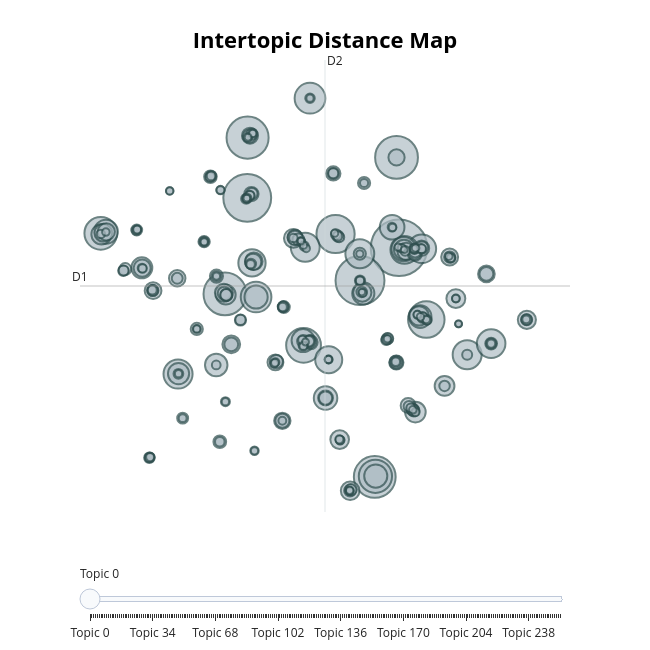

Notebook source saved alongside this figure:
### Markdown cell above
#### Visualisation

### Code cell
topic_model.visualize_topics()

### Figure 1 — Plotly figure (JSON) as saved in the notebook; plotly's stock layout.template omitted (floating-point values rounded to 4 significant figures; data arrays with more than 128 entries replaced by an {"elided": "..."} marker saying what was removed)
{"data": [{"customdata": {"elided": "256x3 mixed values"}, "hovertemplate": "<b>Topic %{customdata[0]}</b><br>%{customdata[1]}<br>Size: %{customdata[2]}", "legendgroup": "", "marker": {"color": "#B0BEC5", "size": {"elided": "256 int values"}, "sizemode": "area", "sizeref": 0.4194, "symbol": "circle", "line": {"color": "DarkSlateGrey", "width": 2}}, "mode": "markers", "name": "", "orientation": "v", "showlegend": false, "x": {"elided": "256 float values"}, "xaxis": "x", "y": {"elided": "256 float values"}, "yaxis": "y", "type": "scatter"}], "layout": {"xaxis": {"anchor": "y", "domain": [0.0, 1.0], "title": {"text": ""}, "visible": false, "range": [-12.89, 26.75]}, "yaxis": {"anchor": "x", "domain": [0.0, 1.0], "title": {"text": ""}, "visible": false, "range": [-14.29, 26.36]}, "legend": {"tracegroupgap": 0, "itemsizing": "constant"}, "margin": {"t": 60}, "title": {"font": {"size": 22, "color": "Black"}, "text": "<b>Intertopic Distance Map</b>", "y": 0.95, "x": 0.5, "xanchor": "center", "yanchor": "top"}, "hoverlabel": {"font": {"size": 16, "family": "Rockwell"}, "bgcolor": "white"}, "width": 650, "height": 650, "sliders": [{"active": 0, "pad": {"t": 50}, "steps": [{"args": [{"marker.color": {"elided": "1x256 str values"}}], "label": "Topic 0", "method": "update"}, {"args": [{"marker.color": {"elided": "1x256 str values"}}], "label": "Topic 1", "method": "update"}, {"args": [{"marker.color": {"elided": "1x256 str values"}}], "label": "Topic 2", "method": "update"}, {"args": [{"marker.color": {"elided": "1x256 str values"}}], "label": "Topic 3", "method": "update"}, {"args": [{"marker.color": {"elided": "1x256 str values"}}], "label": "Topic 4", "method": "update"}, {"args": [{"marker.color": {"elided": "1x256 str values"}}], "label": "Topic 5", "method": "update"}, {"args": [{"marker.color": {"elided": "1x256 str values"}}], "label": "Topic 6", "method": "update"}, {"args": [{"marker.color": {"elided": "1x256 str values"}}], "label": "Topic 7", "method": "update"}, {"args": [{"marker.color": {"elided": "1x256 str values"}}], "label": "Topic 8", "method": "update"}, {"args": [{"marker.color": {"elided": "1x256 str values"}}], "label": "Topic 9", "method": "update"}, {"args": [{"marker.color": {"elided": "1x256 str values"}}], "label": "Topic 10", "method": "update"}, {"args": [{"marker.color": {"elided": "1x256 str values"}}], "label": "Topic 11", "method": "update"}, {"args": [{"marker.color": {"elided": "1x256 str values"}}], "label": "Topic 12", "method": "update"}, {"args": [{"marker.color": {"elided": "1x256 str values"}}], "label": "Topic 13", "method": "update"}, {"args": [{"marker.color": {"elided": "1x256 str values"}}], "label": "Topic 14", "method": "update"}, {"args": [{"marker.color": {"elided": "1x256 str values"}}], "label": "Topic 15", "method": "update"}, {"args": [{"marker.color": {"elided": "1x256 str values"}}], "label": "Topic 16", "method": "update"}, {"args": [{"marker.color": {"elided": "1x256 str values"}}], "label": "Topic 17", "method": "update"}, {"args": [{"marker.color": {"elided": "1x256 str values"}}], "label": "Topic 18", "method": "update"}, {"args": [{"marker.color": {"elided": "1x256 str values"}}], "label": "Topic 19", "method": "update"}, {"args": [{"marker.color": {"elided": "1x256 str values"}}], "label": "Topic 20", "method": "update"}, {"args": [{"marker.color": {"elided": "1x256 str values"}}], "label": "Topic 21", "method": "update"}, {"args": [{"marker.color": {"elided": "1x256 str values"}}], "label": "Topic 22", "method": "update"}, {"args": [{"marker.color": {"elided": "1x256 str values"}}], "label": "Topic 23", "method": "update"}, {"args": [{"marker.color": {"elided": "1x256 str values"}}], "label": "Topic 24", "method": "update"}, {"args": [{"marker.color": {"elided": "1x256 str values"}}], "label": "Topic 25", "method": "update"}, {"args": [{"marker.color": {"elided": "1x256 str values"}}], "label": "Topic 26", "method": "update"}, {"args": [{"marker.color": {"elided": "1x256 str values"}}], "label": "Topic 27", "method": "update"}, {"args": [{"marker.color": {"elided": "1x256 str values"}}], "label": "Topic 28", "method": "update"}, {"args": [{"marker.color": {"elided": "1x256 str values"}}], "label": "Topic 29", "method": "update"}, {"args": [{"marker.color": {"elided": "1x256 str values"}}], "label": "Topic 30", "method": "update"}, {"args": [{"marker.color": {"elided": "1x256 str values"}}], "label": "Topic 31", "method": "update"}, {"args": [{"marker.color": {"elided": "1x256 str values"}}], "label": "Topic 32", "method": "update"}, {"args": [{"marker.color": {"elided": "1x256 str values"}}], "label": "Topic 33", "method": "update"}, {"args": [{"marker.color": {"elided": "1x256 str values"}}], "label": "Topic 34", "method": "update"}, {"args": [{"marker.color": {"elided": "1x256 str values"}}], "label": "Topic 35", "method": "update"}, {"args": [{"marker.color": {"elided": "1x256 str values"}}], "label": "Topic 36", "method": "update"}, {"args": [{"marker.color": {"elided": "1x256 str values"}}], "label": "Topic 37", "method": "update"}, {"args": [{"marker.color": {"elided": "1x256 str values"}}], "label": "Topic 38", "method": "update"}, {"args": [{"marker.color": {"elided": "1x256 str values"}}], "label": "Topic 39", "method": "update"}, {"args": [{"marker.color": {"elided": "1x256 str values"}}], "label": "Topic 40", "method": "update"}, {"args": [{"marker.color": {"elided": "1x256 str values"}}], "label": "Topic 41", "method": "update"}, {"args": [{"marker.color": {"elided": "1x256 str values"}}], "label": "Topic 42", "method": "update"}, {"args": [{"marker.color": {"elided": "1x256 str values"}}], "label": "Topic 43", "method": "update"}, {"args": [{"marker.color": {"elided": "1x256 str values"}}], "label": "Topic 44", "method": "update"}, {"args": [{"marker.color": {"elided": "1x256 str values"}}], "label": "Topic 45", "method": "update"}, {"args": [{"marker.color": {"elided": "1x256 str values"}}], "label": "Topic 46", "method": "update"}, {"args": [{"marker.color": {"elided": "1x256 str values"}}], "label": "Topic 47", "method": "update"}, {"args": [{"marker.color": {"elided": "1x256 str values"}}], "label": "Topic 48", "method": "update"}, {"args": [{"marker.color": {"elided": "1x256 str values"}}], "label": "Topic 49", "method": "update"}, {"args": [{"marker.color": {"elided": "1x256 str values"}}], "label": "Topic 50", "method": "update"}, {"args": [{"marker.color": {"elided": "1x256 str values"}}], "label": "Topic 51", "method": "update"}, {"args": [{"marker.color": {"elided": "1x256 str values"}}], "label": "Topic 52", "method": "update"}, {"args": [{"marker.color": {"elided": "1x256 str values"}}], "label": "Topic 53", "method": "update"}, {"args": [{"marker.color": {"elided": "1x256 str values"}}], "label": "Topic 54", "method": "update"}, {"args": [{"marker.color": {"elided": "1x256 str values"}}], "label": "Topic 55", "method": "update"}, {"args": [{"marker.color": {"elided": "1x256 str values"}}], "label": "Topic 56", "method": "update"}, {"args": [{"marker.color": {"elided": "1x256 str values"}}], "label": "Topic 57", "method": "update"}, {"args": [{"marker.color": {"elided": "1x256 str values"}}], "label": "Topic 58", "method": "update"}, {"args": [{"marker.color": {"elided": "1x256 str values"}}], "label": "Topic 59", "method": "update"}, {"args": [{"marker.color": {"elided": "1x256 str values"}}], "label": "Topic 60", "method": "update"}, {"args": [{"marker.color": {"elided": "1x256 str values"}}], "label": "Topic 61", "method": "update"}, {"args": [{"marker.color": {"elided": "1x256 str values"}}], "label": "Topic 62", "method": "update"}, {"args": [{"marker.color": {"elided": "1x256 str values"}}], "label": "Topic 63", "method": "update"}, {"args": [{"marker.color": {"elided": "1x256 str values"}}], "label": "Topic 64", "method": "update"}, {"args": [{"marker.color": {"elided": "1x256 str values"}}], "label": "Topic 65", "method": "update"}, {"args": [{"marker.color": {"elided": "1x256 str values"}}], "label": "Topic 66", "method": "update"}, {"args": [{"marker.color": {"elided": "1x256 str values"}}], "label": "Topic 67", "method": "update"}, {"args": [{"marker.color": {"elided": "1x256 str values"}}], "label": "Topic 68", "method": "update"}, {"args": [{"marker.color": {"elided": "1x256 str values"}}], "label": "Topic 69", "method": "update"}, {"args": [{"marker.color": {"elided": "1x256 str values"}}], "label": "Topic 70", "method": "update"}, {"args": [{"marker.color": {"elided": "1x256 str values"}}], "label": "Topic 71", "method": "update"}, {"args": [{"marker.color": {"elided": "1x256 str values"}}], "label": "Topic 72", "method": "update"}, {"args": [{"marker.color": {"elided": "1x256 str values"}}], "label": "Topic 73", "method": "update"}, {"args": [{"marker.color": {"elided": "1x256 str values"}}], "label": "Topic 74", "method": "update"}, {"args": [{"marker.color": {"elided": "1x256 str values"}}], "label": "Topic 75", "method": "update"}, {"args": [{"marker.color": {"elided": "1x256 str values"}}], "label": "Topic 76", "method": "update"}, {"args": [{"marker.color": {"elided": "1x256 str values"}}], "label": "Topic 77", "method": "update"}, {"args": [{"marker.color": {"elided": "1x256 str values"}}], "label": "Topic 78", "method": "update"}, {"args": [{"marker.color": {"elided": "1x256 str values"}}], "label": "Topic 79", "method": "update"}, {"args": [{"marker.color": {"elided": "1x256 str values"}}], "label": "Topic 80", "method": "update"}, {"args": [{"marker.color": {"elided": "1x256 str values"}}], "label": "Topic 81", "method": "update"}, {"args": [{"marker.color": {"elided": "1x256 str values"}}], "label": "Topic 82", "method": "update"}, {"args": [{"marker.color": {"elided": "1x256 str values"}}], "label": "Topic 83", "method": "update"}, {"args": [{"marker.color": {"elided": "1x256 str values"}}], "label": "Topic 84", "method": "update"}, {"args": [{"marker.color": {"elided": "1x256 str values"}}], "label": "Topic 85", "method": "update"}, {"args": [{"marker.color": {"elided": "1x256 str values"}}], "label": "Topic 86", "method": "update"}, {"args": [{"marker.color": {"elided": "1x256 str values"}}], "label": "Topic 87", "method": "update"}, {"args": [{"marker.color": {"elided": "1x256 str values"}}], "label": "Topic 88", "method": "update"}, {"args": [{"marker.color": {"elided": "1x256 str values"}}], "label": "Topic 89", "method": "update"}, {"args": [{"marker.color": {"elided": "1x256 str values"}}], "label": "Topic 90", "method": "update"}, {"args": [{"marker.color": {"elided": "1x256 str values"}}], "label": "Topic 91", "method": "update"}, {"args": [{"marker.color": {"elided": "1x256 str values"}}], "label": "Topic 92", "method": "update"}, {"args": [{"marker.color": {"elided": "1x256 str values"}}], "label": "Topic 93", "method": "update"}, {"args": [{"marker.color": {"elided": "1x256 str values"}}], "label": "Topic 94", "method": "update"}, {"args": [{"marker.color": {"elided": "1x256 str values"}}], "label": "Topic 95", "method": "update"}, {"args": [{"marker.color": {"elided": "1x256 str values"}}], "label": "Topic 96", "method": "update"}, {"args": [{"marker.color": {"elided": "1x256 str values"}}], "label": "Topic 97", "method": "update"}, {"args": [{"marker.color": {"elided": "1x256 str values"}}], "label": "Topic 98", "method": "update"}, {"args": [{"marker.color": {"elided": "1x256 str values"}}], "label": "Topic 99", "method": "update"}, {"args": [{"marker.color": {"elided": "1x256 str values"}}], "label": "Topic 100", "method": "update"}, {"args": [{"marker.color": {"elided": "1x256 str values"}}], "label": "Topic 101", "method": "update"}, {"args": [{"marker.color": {"elided": "1x256 str values"}}], "label": "Topic 102", "method": "update"}, {"args": [{"marker.color": {"elided": "1x256 str values"}}], "label": "Topic 103", "method": "update"}, {"args": [{"marker.color": {"elided": "1x256 str values"}}], "label": "Topic 104", "method": "update"}, {"args": [{"marker.color": {"elided": "1x256 str values"}}], "label": "Topic 105", "method": "update"}, {"args": [{"marker.color": {"elided": "1x256 str values"}}], "label": "Topic 106", "method": "update"}, {"args": [{"marker.color": {"elided": "1x256 str values"}}], "label": "Topic 107", "method": "update"}, {"args": [{"marker.color": {"elided": "1x256 str values"}}], "label": "Topic 108", "method": "update"}, {"args": [{"marker.color": {"elided": "1x256 str values"}}], "label": "Topic 109", "method": "update"}, {"args": [{"marker.color": {"elided": "1x256 str values"}}], "label": "Topic 110", "method": "update"}, {"args": [{"marker.color": {"elided": "1x256 str values"}}], "label": "Topic 111", "method": "update"}, {"args": [{"marker.color": {"elided": "1x256 str values"}}], "label": "Topic 112", "method": "update"}, {"args": [{"marker.color": {"elided": "1x256 str values"}}], "label": "Topic 113", "method": "update"}, {"args": [{"marker.color": {"elided": "1x256 str values"}}], "label": "Topic 114", "method": "update"}, {"args": [{"marker.color": {"elided": "1x256 str values"}}], "label": "Topic 115", "method": "update"}, {"args": [{"marker.color": {"elided": "1x256 str values"}}], "label": "Topic 116", "method": "update"}, {"args": [{"marker.color": {"elided": "1x256 str values"}}], "label": "Topic 117", "method": "update"}, {"args": [{"marker.color": {"elided": "1x256 str values"}}], "label": "Topic 118", "method": "update"}, {"args": [{"marker.color": {"elided": "1x256 str values"}}], "label": "Topic 119", "method": "update"}, {"args": [{"marker.color": {"elided": "1x256 str values"}}], "label": "Topic 120", "method": "update"}, {"args": [{"marker.color": {"elided": "1x256 str values"}}], "label": "Topic 121", "method": "update"}, {"args": [{"marker.color": {"elided": "1x256 str values"}}], "label": "Topic 122", "method": "update"}, {"args": [{"marker.color": {"elided": "1x256 str values"}}], "label": "Topic 123", "method": "update"}, {"args": [{"marker.color": {"elided": "1x256 str values"}}], "label": "Topic 124", "method": "update"}, {"args": [{"marker.color": {"elided": "1x256 str values"}}], "label": "Topic 125", "method": "update"}, {"args": [{"marker.color": {"elided": "1x256 str values"}}], "label": "Topic 126", "method": "update"}, {"args": [{"marker.color": {"elided": "1x256 str values"}}], "label": "Topic 127", "method": "update"}, {"args": [{"marker.color": {"elided": "1x256 str values"}}], "label": "Topic 128", "method": "update"}, {"args": [{"marker.color": {"elided": "1x256 str values"}}], "label": "Topic 129", "method": "update"}, {"args": [{"marker.color": {"elided": "1x256 str values"}}], "label": "Topic 130", "method": "update"}, {"args": [{"marker.color": {"elided": "1x256 str values"}}], "label": "Topic 131", "method": "update"}, {"args": [{"marker.color": {"elided": "1x256 str values"}}], "label": "Topic 132", "method": "update"}, {"args": [{"marker.color": {"elided": "1x256 str values"}}], "label": "Topic 133", "method": "update"}, {"args": [{"marker.color": {"elided": "1x256 str values"}}], "label": "Topic 134", "method": "update"}, {"args": [{"marker.color": {"elided": "1x256 str values"}}], "label": "Topic 135", "method": "update"}, {"args": [{"marker.color": {"elided": "1x256 str values"}}], "label": "Topic 136", "method": "update"}, {"args": [{"marker.color": {"elided": "1x256 str values"}}], "label": "Topic 137", "method": "update"}, {"args": [{"marker.color": {"elided": "1x256 str values"}}], "label": "Topic 138", "method": "update"}, {"args": [{"marker.color": {"elided": "1x256 str values"}}], "label": "Topic 139", "method": "update"}, {"args": [{"marker.color": {"elided": "1x256 str values"}}], "label": "Topic 140", "method": "update"}, {"args": [{"marker.color": {"elided": "1x256 str values"}}], "label": "Topic 141", "method": "update"}, {"args": [{"marker.color": {"elided": "1x256 str values"}}], "label": "Topic 142", "method": "update"}, {"args": [{"marker.color": {"elided": "1x256 str values"}}], "label": "Topic 143", "method": "update"}, {"args": [{"marker.color": {"elided": "1x256 str values"}}], "label": "Topic 144", "method": "update"}, {"args": [{"marker.color": {"elided": "1x256 str values"}}], "label": "Topic 145", "method": "update"}, {"args": [{"marker.color": {"elided": "1x256 str values"}}], "label": "Topic 146", "method": "update"}, {"args": [{"marker.color": {"elided": "1x256 str values"}}], "label": "Topic 147", "method": "update"}, {"args": [{"marker.color": {"elided": "1x256 str values"}}], "label": "Topic 148", "method": "update"}, {"args": [{"marker.color": {"elided": "1x256 str values"}}], "label": "Topic 149", "method": "update"}, {"args": [{"marker.color": {"elided": "1x256 str values"}}], "label": "Topic 150", "method": "update"}, {"args": [{"marker.color": {"elided": "1x256 str values"}}], "label": "Topic 151", "method": "update"}, {"args": [{"marker.color": {"elided": "1x256 str values"}}], "label": "Topic 152", "method": "update"}, {"args": [{"marker.color": {"elided": "1x256 str values"}}], "label": "Topic 153", "method": "update"}, {"args": [{"marker.color": {"elided": "1x256 str values"}}], "label": "Topic 154", "method": "update"}, {"args": [{"marker.color": {"elided": "1x256 str values"}}], "label": "Topic 155", "method": "update"}, {"args": [{"marker.color": {"elided": "1x256 str values"}}], "label": "Topic 156", "method": "update"}, {"args": [{"marker.color": {"elided": "1x256 str values"}}], "label": "Topic 157", "method": "update"}, {"args": [{"marker.color": {"elided": "1x256 str values"}}], "label": "Topic 158", "method": "update"}, {"args": [{"marker.color": {"elided": "1x256 str values"}}], "label": "Topic 159", "method": "update"}, {"args": [{"marker.color": {"elided": "1x256 str values"}}], "label": "Topic 160", "method": "update"}, {"args": [{"marker.color": {"elided": "1x256 str values"}}], "label": "Topic 161", "method": "update"}, {"args": [{"marker.color": {"elided": "1x256 str values"}}], "label": "Topic 162", "method": "update"}, {"args": [{"marker.color": {"elided": "1x256 str values"}}], "label": "Topic 163", "method": "update"}, {"args": [{"marker.color": {"elided": "1x256 str values"}}], "label": "Topic 164", "method": "update"}, {"args": [{"marker.color": {"elided": "1x256 str values"}}], "label": "Topic 165", "method": "update"}, {"args": [{"marker.color": {"elided": "1x256 str values"}}], "label": "Topic 166", "method": "update"}, {"args": [{"marker.color": {"elided": "1x256 str values"}}], "label": "Topic 167", "method": "update"}, {"args": [{"marker.color": {"elided": "1x256 str values"}}], "label": "Topic 168", "method": "update"}, {"args": [{"marker.color": {"elided": "1x256 str values"}}], "label": "Topic 169", "method": "update"}, {"args": [{"marker.color": {"elided": "1x256 str values"}}], "label": "Topic 170", "method": "update"}, {"args": [{"marker.color": {"elided": "1x256 str values"}}], "label": "Topic 171", "method": "update"}, {"args": [{"marker.color": {"elided": "1x256 str values"}}], "label": "Topic 172", "method": "update"}, {"args": [{"marker.color": {"elided": "1x256 str values"}}], "label": "Topic 173", "method": "update"}, {"args": [{"marker.color": {"elided": "1x256 str values"}}], "label": "Topic 174", "method": "update"}, {"args": [{"marker.color": {"elided": "1x256 str values"}}], "label": "Topic 175", "method": "update"}, {"args": [{"marker.color": {"elided": "1x256 str values"}}], "label": "Topic 176", "method": "update"}, {"args": [{"marker.color": {"elided": "1x256 str values"}}], "label": "Topic 177", "method": "update"}, {"args": [{"marker.color": {"elided": "1x256 str values"}}], "label": "Topic 178", "method": "update"}, {"args": [{"marker.color": {"elided": "1x256 str values"}}], "label": "Topic 179", "method": "update"}, {"args": [{"marker.color": {"elided": "1x256 str values"}}], "label": "Topic 180", "method": "update"}, {"args": [{"marker.color": {"elided": "1x256 str values"}}], "label": "Topic 181", "method": "update"}, {"args": [{"marker.color": {"elided": "1x256 str values"}}], "label": "Topic 182", "method": "update"}, {"args": [{"marker.color": {"elided": "1x256 str values"}}], "label": "Topic 183", "method": "update"}, {"args": [{"marker.color": {"elided": "1x256 str values"}}], "label": "Topic 184", "method": "update"}, {"args": [{"marker.color": {"elided": "1x256 str values"}}], "label": "Topic 185", "method": "update"}, {"args": [{"marker.color": {"elided": "1x256 str values"}}], "label": "Topic 186", "method": "update"}, {"args": [{"marker.color": {"elided": "1x256 str values"}}], "label": "Topic 187", "method": "update"}, {"args": [{"marker.color": {"elided": "1x256 str values"}}], "label": "Topic 188", "method": "update"}, {"args": [{"marker.color": {"elided": "1x256 str values"}}], "label": "Topic 189", "method": "update"}, {"args": [{"marker.color": {"elided": "1x256 str values"}}], "label": "Topic 190", "method": "update"}, {"args": [{"marker.color": {"elided": "1x256 str values"}}], "label": "Topic 191", "method": "update"}, {"args": [{"marker.color": {"elided": "1x256 str values"}}], "label": "Topic 192", "method": "update"}, {"args": [{"marker.color": {"elided": "1x256 str values"}}], "label": "Topic 193", "method": "update"}, {"args": [{"marker.color": {"elided": "1x256 str values"}}], "label": "Topic 194", "method": "update"}, {"args": [{"marker.color": {"elided": "1x256 str values"}}], "label": "Topic 195", "method": "update"}, {"args": [{"marker.color": {"elided": "1x256 str values"}}], "label": "Topic 196", "method": "update"}, {"args": [{"marker.color": {"elided": "1x256 str values"}}], "label": "Topic 197", "method": "update"}, {"args": [{"marker.color": {"elided": "1x256 str values"}}], "label": "Topic 198", "method": "update"}, {"args": [{"marker.color": {"elided": "1x256 str values"}}], "label": "Topic 199", "method": "update"}, {"args": [{"marker.color": {"elided": "1x256 str values"}}], "label": "Topic 200", "method": "update"}, {"args": [{"marker.color": {"elided": "1x256 str values"}}], "label": "Topic 201", "method": "update"}, {"args": [{"marker.color": {"elided": "1x256 str values"}}], "label": "Topic 202", "method": "update"}, {"args": [{"marker.color": {"elided": "1x256 str values"}}], "label": "Topic 203", "method": "update"}, {"args": [{"marker.color": {"elided": "1x256 str values"}}], "label": "Topic 204", "method": "update"}, {"args": [{"marker.color": {"elided": "1x256 str values"}}], "label": "Topic 205", "method": "update"}, {"args": [{"marker.color": {"elided": "1x256 str values"}}], "label": "Topic 206", "method": "update"}, {"args": [{"marker.color": {"elided": "1x256 str values"}}], "label": "Topic 207", "method": "update"}, {"args": [{"marker.color": {"elided": "1x256 str values"}}], "label": "Topic 208", "method": "update"}, {"args": [{"marker.color": {"elided": "1x256 str values"}}], "label": "Topic 209", "method": "update"}, {"args": [{"marker.color": {"elided": "1x256 str values"}}], "label": "Topic 210", "method": "update"}, {"args": [{"marker.color": {"elided": "1x256 str values"}}], "label": "Topic 211", "method": "update"}, {"args": [{"marker.color": {"elided": "1x256 str values"}}], "label": "Topic 212", "method": "update"}, {"args": [{"marker.color": {"elided": "1x256 str values"}}], "label": "Topic 213", "method": "update"}, {"args": [{"marker.color": {"elided": "1x256 str values"}}], "label": "Topic 214", "method": "update"}, {"args": [{"marker.color": {"elided": "1x256 str values"}}], "label": "Topic 215", "method": "update"}, {"args": [{"marker.color": {"elided": "1x256 str values"}}], "label": "Topic 216", "method": "update"}, {"args": [{"marker.color": {"elided": "1x256 str values"}}], "label": "Topic 217", "method": "update"}, {"args": [{"marker.color": {"elided": "1x256 str values"}}], "label": "Topic 218", "method": "update"}, {"args": [{"marker.color": {"elided": "1x256 str values"}}], "label": "Topic 219", "method": "update"}, {"args": [{"marker.color": {"elided": "1x256 str values"}}], "label": "Topic 220", "method": "update"}, {"args": [{"marker.color": {"elided": "1x256 str values"}}], "label": "Topic 221", "method": "update"}, {"args": [{"marker.color": {"elided": "1x256 str values"}}], "label": "Topic 222", "method": "update"}, {"args": [{"marker.color": {"elided": "1x256 str values"}}], "label": "Topic 223", "method": "update"}, {"args": [{"marker.color": {"elided": "1x256 str values"}}], "label": "Topic 224", "method": "update"}, {"args": [{"marker.color": {"elided": "1x256 str values"}}], "label": "Topic 225", "method": "update"}, {"args": [{"marker.color": {"elided": "1x256 str values"}}], "label": "Topic 226", "method": "update"}, {"args": [{"marker.color": {"elided": "1x256 str values"}}], "label": "Topic 227", "method": "update"}, {"args": [{"marker.color": {"elided": "1x256 str values"}}], "label": "Topic 228", "method": "update"}, {"args": [{"marker.color": {"elided": "1x256 str values"}}], "label": "Topic 229", "method": "update"}, {"args": [{"marker.color": {"elided": "1x256 str values"}}], "label": "Topic 230", "method": "update"}, {"args": [{"marker.color": {"elided": "1x256 str values"}}], "label": "Topic 231", "method": "update"}, {"args": [{"marker.color": {"elided": "1x256 str values"}}], "label": "Topic 232", "method": "update"}, {"args": [{"marker.color": {"elided": "1x256 str values"}}], "label": "Topic 233", "method": "update"}, {"args": [{"marker.color": {"elided": "1x256 str values"}}], "label": "Topic 234", "method": "update"}, {"args": [{"marker.color": {"elided": "1x256 str values"}}], "label": "Topic 235", "method": "update"}, {"args": [{"marker.color": {"elided": "1x256 str values"}}], "label": "Topic 236", "method": "update"}, {"args": [{"marker.color": {"elided": "1x256 str values"}}], "label": "Topic 237", "method": "update"}, {"args": [{"marker.color": {"elided": "1x256 str values"}}], "label": "Topic 238", "method": "update"}, {"args": [{"marker.color": {"elided": "1x256 str values"}}], "label": "Topic 239", "method": "update"}, {"args": [{"marker.color": {"elided": "1x256 str values"}}], "label": "Topic 240", "method": "update"}, {"args": [{"marker.color": {"elided": "1x256 str values"}}], "label": "Topic 241", "method": "update"}, {"args": [{"marker.color": {"elided": "1x256 str values"}}], "label": "Topic 242", "method": "update"}, {"args": [{"marker.color": {"elided": "1x256 str values"}}], "label": "Topic 243", "method": "update"}, {"args": [{"marker.color": {"elided": "1x256 str values"}}], "label": "Topic 244", "method": "update"}, {"args": [{"marker.color": {"elided": "1x256 str values"}}], "label": "Topic 245", "method": "update"}, {"args": [{"marker.color": {"elided": "1x256 str values"}}], "label": "Topic 246", "method": "update"}, {"args": [{"marker.color": {"elided": "1x256 str values"}}], "label": "Topic 247", "method": "update"}, {"args": [{"marker.color": {"elided": "1x256 str values"}}], "label": "Topic 248", "method": "update"}, {"args": [{"marker.color": {"elided": "1x256 str values"}}], "label": "Topic 249", "method": "update"}, {"args": [{"marker.color": {"elided": "1x256 str values"}}], "label": "Topic 250", "method": "update"}, {"args": [{"marker.color": {"elided": "1x256 str values"}}], "label": "Topic 251", "method": "update"}, {"args": [{"marker.color": {"elided": "1x256 str values"}}], "label": "Topic 252", "method": "update"}, {"args": [{"marker.color": {"elided": "1x256 str values"}}], "label": "Topic 253", "method": "update"}, {"args": [{"marker.color": {"elided": "1x256 str values"}}], "label": "Topic 254", "method": "update"}, {"args": [{"marker.color": {"elided": "1x256 str values"}}], "label": "Topic 255", "method": "update"}]}], "shapes": [{"line": {"color": "#CFD8DC", "width": 2}, "type": "line", "x0": 6.929, "x1": 6.929, "y0": -14.29, "y1": 26.36}, {"line": {"color": "#9E9E9E", "width": 2}, "type": "line", "x0": -12.89, "x1": 26.75, "y0": 6.034, "y1": 6.034}], "annotations": [{"showarrow": false, "text": "D1", "x": -12.89, "y": 6.034, "yshift": 10}, {"showarrow": false, "text": "D2", "x": 6.929, "xshift": 10, "y": 26.36}]}}
